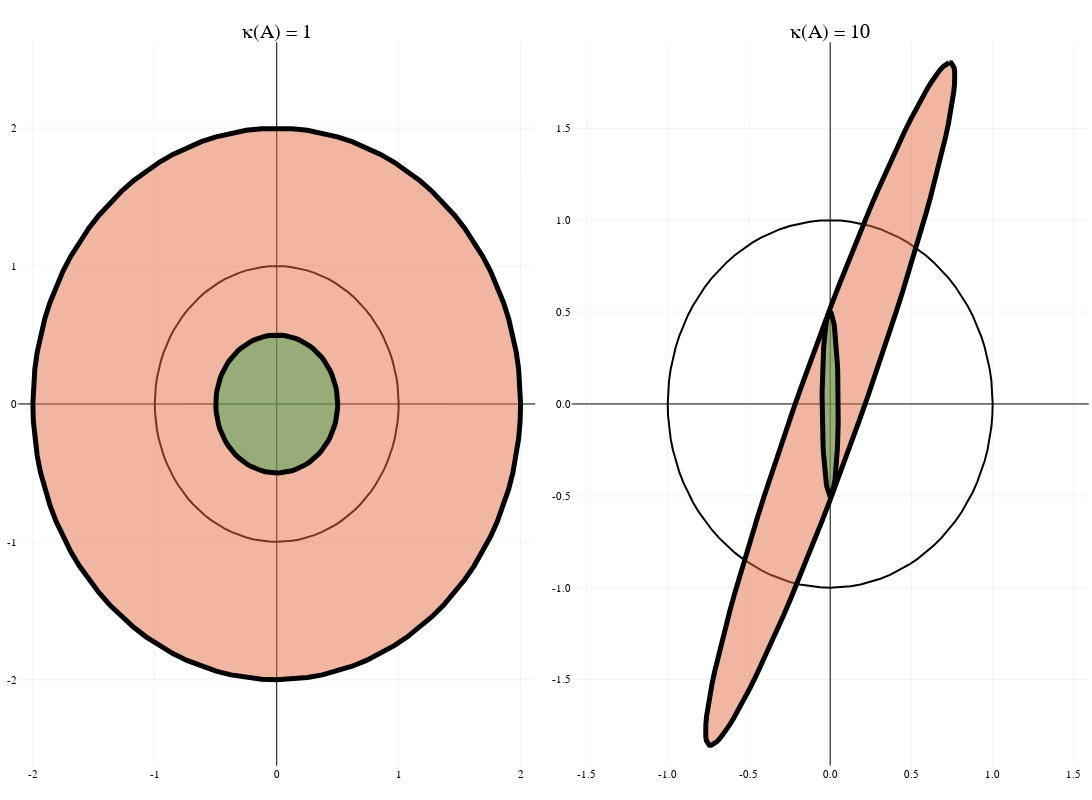

Notebook code for this chart:
### Markdown cell above
### If $\|\cdot\| = \|\cdot\|_2$,

$$\kappa(A) = \|A\|_2 \|A^{-1}\|_2 = \frac{\sigma_1}{\sigma_m}.$$

### Code cell
n = 100; θ = LinRange(0,2π,n+1); x = cos.(θ); y = sin.(θ); xy = [x y]';

A1 = 2 * I; A2 = 0.5 * I;

xy1 = A1 * xy; xy2 = A2 * xy;
p = plot(x, y, l=(2,:black))
plot!(p, [xy1[1,:] xy2[1,:]], [xy1[2,:] xy2[2,:]]
    , st = :shape
    , aspect_ratio = :equal
    , framestyle = :zerolines
    , fillalpha = 0.5
    , title="κ(A) = 1"
)

σ = [1, 1/10] 
U3 = qr(randn(2,2)).Q; V3 = qr(randn(2,2)).Q
U4 = qr(randn(2,2)).Q; V4 = qr(randn(2,2)).Q

A3 = 2 * U3 * diagm(σ) * V3';
A4 = 0.5 * U4 * diagm(σ) * V4';

xy3 = A3 * xy; xy4 = A4 * xy;
q = plot(x, y, l=(2,:black))
plot!(q, [xy3[1,:] xy4[1,:]], [xy3[2,:] xy4[2,:]]
    , st = :shape
    , aspect_ratio = :equal
    , framestyle = :zerolines
    , fillalpha = 0.5
    , title="κ(A) = 10"
)
plot(p, q, layout=(1,2), size=(1300,800))
